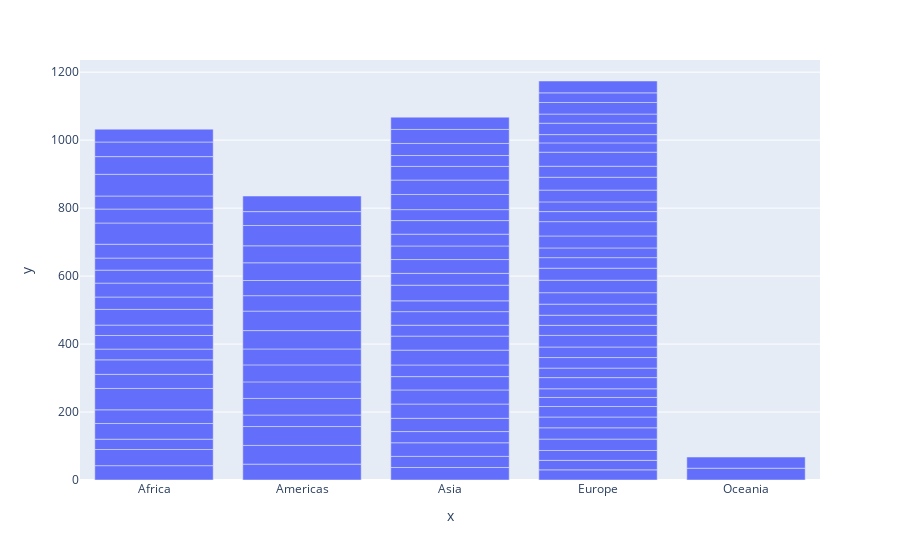

Notebook code cell kept with this figure:
### Code cell
# https://stackoverflow.com/questions/70394889/creating-a-dashboard-of-graphs-in-python


from sklearn.datasets import load_breast_cancer

import matplotlib.pyplot as plt
import plotly.express as px

with plt.style.context(("seaborn","ggplot")):
    plt.figure(figsize=(10,5))
    plt.scatter(select2006["gini_index"],
                    select2006["income_per_person"],
                    c = "tab:blue",
                    s = 200,
                    alpha = 0.6
                    )
    plt.xlabel("gini index")
    plt.ylabel("incorme per person")
    plt.title("Countries gini index opposed the income per person")
    plt.legend(title="Scatter gini to income",loc="best")


fig = px.bar(x = select2006['continent'], y = select2006['gini_index'])
fig.show()
# mettre en pdf

# exe

### Figure 1 — Plotly figure (JSON) as saved in the notebook; plotly's stock layout.template omitted (floating-point values rounded to 4 significant figures)
{"data": [{"alignmentgroup": "True", "hovertemplate": "x=%{x}<br>y=%{y}<extra></extra>", "legendgroup": "", "marker": {"color": "#636efa", "pattern": {"shape": ""}}, "name": "", "offsetgroup": "", "orientation": "v", "showlegend": false, "textposition": "auto", "type": "bar", "x": ["Africa", "Africa", "Africa", "Africa", "Africa", "Africa", "Africa", "Africa", "Africa", "Africa", "Africa", "Africa", "Africa", "Africa", "Africa", "Africa", "Africa", "Africa", "Africa", "Africa", "Africa", "Africa", "Africa", "Africa", "Americas", "Americas", "Americas", "Americas", "Americas", "Americas", "Americas", "Americas", "Americas", "Americas", "Americas", "Americas", "Americas", "Americas", "Americas", "Americas", "Americas", "Asia", "Asia", "Asia", "Asia", "Asia", "Asia", "Asia", "Asia", "Asia", "Asia", "Asia", "Asia", "Asia", "Asia", "Asia", "Asia", "Asia", "Asia", "Asia", "Asia", "Asia", "Asia", "Asia", "Asia", "Asia", "Asia", "Asia", "Asia", "Europe", "Europe", "Europe", "Europe", "Europe", "Europe", "Europe", "Europe", "Europe", "Europe", "Europe", "Europe", "Europe", "Europe", "Europe", "Europe", "Europe", "Europe", "Europe", "Europe", "Europe", "Europe", "Europe", "Europe", "Europe", "Europe", "Europe", "Europe", "Europe", "Europe", "Europe", "Europe", "Europe", "Europe", "Europe", "Europe", "Europe", "Oceania", "Oceania"], "xaxis": "x", "y": [42.2, 47.6, 30.3, 46.2, 40.2, 62.9, 41.5, 42.6, 31.7, 40, 30.5, 46.3, 36.4, 40.9, 38.2, 35.5, 40.7, 62.5, 41, 38.4, 63.9, 52, 43, 37.8, 46.7, 55.1, 55.5, 33.8, 49, 48.6, 50, 46.8, 54.1, 57.3, 45.5, 44.6, 52.1, 50, 59.8, 40.8, 45.8, 36.8, 32.7, 40, 33, 39, 42, 41.5, 39.2, 34.2, 43.7, 41.3, 32, 40, 31.8, 46, 34.8, 40.6, 40, 34.7, 40, 32.2, 44.6, 42.4, 40.2, 32, 35.6, 41.3, 36, 29.8, 28, 29.1, 33.5, 33.2, 31.7, 30.9, 26.7, 25.5, 32.9, 27.9, 31.1, 31, 34.2, 29.6, 29.7, 32.6, 33.7, 36.7, 35.4, 31.1, 28.5, 35.2, 42.2, 29.6, 28.5, 34.7, 37.8, 32.4, 41.3, 27.4, 24.4, 33.5, 26.9, 34.1, 28.3, 34.9, 34.7, 32.8], "yaxis": "y"}], "layout": {"barmode": "relative", "legend": {"tracegroupgap": 0}, "margin": {"t": 60}, "xaxis": {"anchor": "y", "domain": [0, 1], "title": {"text": "x"}}, "yaxis": {"anchor": "x", "domain": [0, 1], "title": {"text": "y"}}}}
